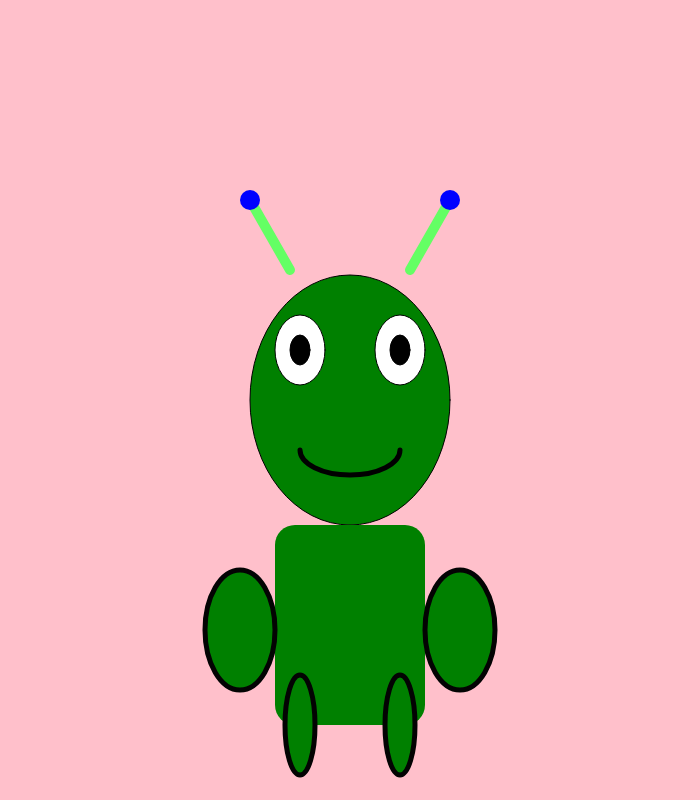
Frame 1 (no input)
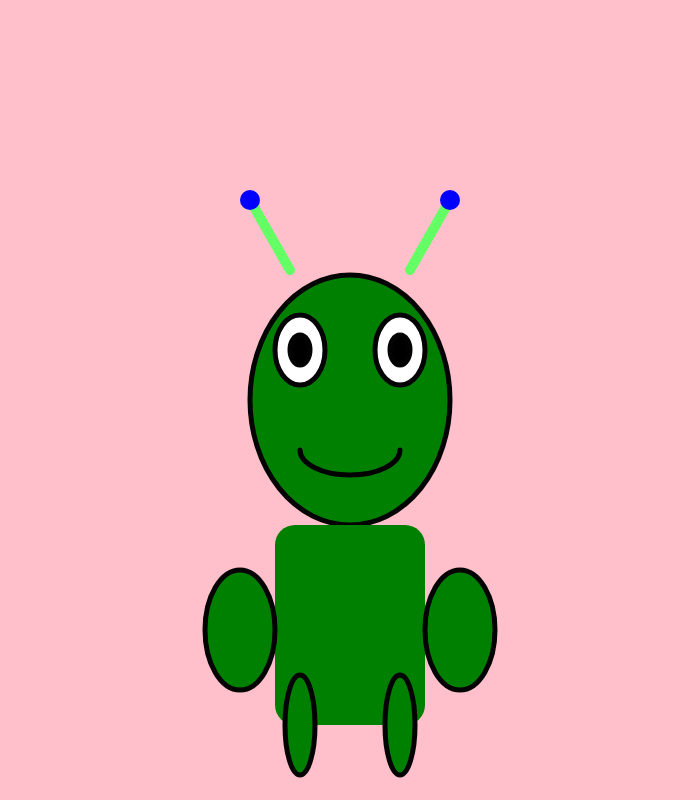
Frame 2 (the mouse pressed at the canvas centre, redrawn once)

The p5.js sketch that drew these frames (run headless with seeded random() and noise() and a simulated clock; the mouse was pressed at the canvas centre and the sketch redrawn once):

// p5.js sketch
// ── sketch.js
function setup() {
  createCanvas(700, 800);
  noLoop();
}

function draw() {
  background("pink");
  drawAlien(width / 2, height / 2);
}

function drawAlien(x, y) {
  // Draw the head
  fill(" green");
  ellipse(x, y, 200, 250);
  
  // Draw the eyes
  fill(255);
  ellipse(x - 50, y - 50, 50, 70);
  ellipse(x + 50, y - 50, 50, 70);
  
  // Draw the pupils
  fill(0);
  ellipse(x - 50, y - 50, 20, 30);
  ellipse(x + 50, y - 50, 20, 30);
  
  // Draw the antennae
  stroke(100, 255, 100);
  strokeWeight(10);
  line(x - 60, y - 130, x - 100, y - 200);
  line(x + 60, y - 130, x + 100, y - 200);
  
  // Draw the antennae tips
  noStroke();
  fill("blue");
  ellipse(x - 100, y - 200, 20, 20);
  ellipse(x + 100, y - 200, 20, 20);
  
  // Draw the mouth
  noFill();
  stroke(0);
  strokeWeight(5);
  arc(x, y + 50, 100, 50, 0, PI);
  
  // Draw the body
  fill("green");
  noStroke();
  rect(x - 75, y + 125, 150, 200, 20);
  
  // Draw the arms
  stroke(3);
  fill("green");
  ellipse(x - 110, y + 230, 70, 120);
  ellipse(x + 110, y + 230, 70, 120);
  
  // Draw the legs
  ellipse(x - 50, y + 325, 30, 100);
  ellipse(x + 50, y + 325, 30, 100);
}
